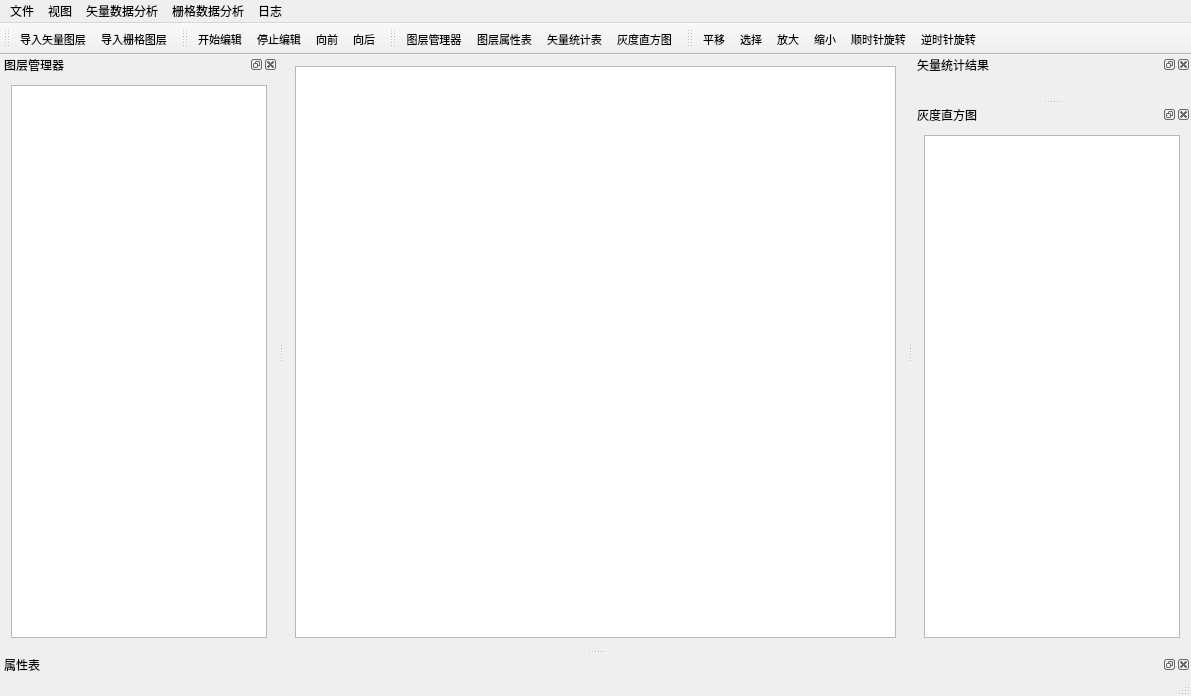
<?xml version="1.0" encoding="UTF-8"?>
<ui version="4.0">
 <class>MyGISClass</class>
 <widget class="QMainWindow" name="MyGISClass">
  <property name="geometry">
   <rect>
    <x>0</x>
    <y>0</y>
    <width>1191</width>
    <height>696</height>
   </rect>
  </property>
  <property name="windowTitle">
   <string>MyGIS</string>
  </property>
  <property name="windowIcon">
   <iconset resource="MyGIS.qrc">
    <normaloff>:/MyGIS/icons/地球.png</normaloff>:/MyGIS/icons/地球.png</iconset>
  </property>
  <widget class="QWidget" name="centralWidget">
   <layout class="QGridLayout" name="gridLayout_2">
    <item row="0" column="0">
     <widget class="MyGraphicsView" name="graphicsView"/>
    </item>
   </layout>
  </widget>
  <widget class="QMenuBar" name="menuBar">
   <property name="geometry">
    <rect>
     <x>0</x>
     <y>0</y>
     <width>1191</width>
     <height>26</height>
    </rect>
   </property>
   <widget class="QMenu" name="menu">
    <property name="title">
     <string>文件</string>
    </property>
    <addaction name="action_Shapefile"/>
    <addaction name="action_GeoJSON"/>
    <addaction name="action_WKT"/>
    <addaction name="separator"/>
    <addaction name="action_Raster"/>
    <addaction name="action_SBRD"/>
    <addaction name="separator"/>
    <addaction name="actionOpenProject"/>
    <addaction name="actionSaveProject"/>
    <addaction name="separator"/>
    <addaction name="actionScsv"/>
    <addaction name="actionSdb"/>
   </widget>
   <widget class="QMenu" name="menu_2">
    <property name="title">
     <string>视图</string>
    </property>
    <addaction name="actionLayerManager"/>
    <addaction name="actionStatisticView"/>
    <addaction name="actionHistogramView"/>
    <addaction name="actionAttributesView"/>
   </widget>
   <widget class="QMenu" name="menu_5">
    <property name="title">
     <string>栅格数据分析</string>
    </property>
    <addaction name="actionColorDisplay"/>
    <addaction name="actionHistogram"/>
    <addaction name="actionMask"/>
    <addaction name="actionNeighbor"/>
   </widget>
   <widget class="QMenu" name="menu_6">
    <property name="title">
     <string>矢量数据分析</string>
    </property>
    <addaction name="actionConvexHull"/>
    <addaction name="actionBuffer"/>
    <addaction name="actionDelaunay"/>
    <addaction name="separator"/>
    <addaction name="actionStatistic"/>
   </widget>
   <widget class="QMenu" name="menu_3">
    <property name="title">
     <string>日志</string>
    </property>
   </widget>
   <addaction name="menu"/>
   <addaction name="menu_2"/>
   <addaction name="menu_6"/>
   <addaction name="menu_5"/>
   <addaction name="menu_3"/>
  </widget>
  <widget class="QToolBar" name="mainToolBar">
   <property name="font">
    <font>
     <family>微软雅黑</family>
     <pointsize>8</pointsize>
     <weight>50</weight>
     <bold>false</bold>
    </font>
   </property>
   <property name="toolButtonStyle">
    <enum>Qt::ToolButtonTextUnderIcon</enum>
   </property>
   <attribute name="toolBarArea">
    <enum>TopToolBarArea</enum>
   </attribute>
   <attribute name="toolBarBreak">
    <bool>false</bool>
   </attribute>
   <addaction name="actionVectorLayer"/>
   <addaction name="actionRasterLayer"/>
  </widget>
  <widget class="QStatusBar" name="statusBar"/>
  <widget class="QDockWidget" name="dockWidget">
   <property name="windowTitle">
    <string>图层管理器</string>
   </property>
   <attribute name="dockWidgetArea">
    <number>1</number>
   </attribute>
   <widget class="QWidget" name="dockWidgetContents">
    <layout class="QGridLayout" name="gridLayout">
     <item row="0" column="0">
      <widget class="MyTreeView" name="treeView">
       <property name="font">
        <font>
         <family>微软雅黑</family>
         <pointsize>10</pointsize>
         <weight>75</weight>
         <bold>true</bold>
        </font>
       </property>
      </widget>
     </item>
    </layout>
   </widget>
  </widget>
  <widget class="QDockWidget" name="dockWidget_2">
   <property name="windowTitle">
    <string>属性表</string>
   </property>
   <attribute name="dockWidgetArea">
    <number>8</number>
   </attribute>
   <widget class="QWidget" name="dockWidgetContents_2"/>
  </widget>
  <widget class="QDockWidget" name="dockWidget_3">
   <property name="windowTitle">
    <string>矢量统计结果</string>
   </property>
   <attribute name="dockWidgetArea">
    <number>2</number>
   </attribute>
   <widget class="QWidget" name="dockWidgetContents_3"/>
  </widget>
  <widget class="QDockWidget" name="dockWidget_4">
   <property name="windowTitle">
    <string>灰度直方图</string>
   </property>
   <attribute name="dockWidgetArea">
    <number>2</number>
   </attribute>
   <widget class="QWidget" name="dockWidgetContents_4">
    <layout class="QGridLayout" name="gridLayout_3">
     <item row="0" column="0">
      <widget class="QGraphicsView" name="graphicsView_2"/>
     </item>
    </layout>
   </widget>
  </widget>
  <widget class="QToolBar" name="toolBar">
   <property name="font">
    <font>
     <family>微软雅黑</family>
     <pointsize>8</pointsize>
    </font>
   </property>
   <property name="windowTitle">
    <string>toolBar</string>
   </property>
   <property name="toolButtonStyle">
    <enum>Qt::ToolButtonTextUnderIcon</enum>
   </property>
   <attribute name="toolBarArea">
    <enum>TopToolBarArea</enum>
   </attribute>
   <attribute name="toolBarBreak">
    <bool>false</bool>
   </attribute>
   <addaction name="actionStartEditing"/>
   <addaction name="actionStopEditing"/>
   <addaction name="actionForward"/>
   <addaction name="actionBackward"/>
  </widget>
  <widget class="QToolBar" name="toolBar_2">
   <property name="font">
    <font>
     <family>微软雅黑</family>
     <pointsize>8</pointsize>
    </font>
   </property>
   <property name="windowTitle">
    <string>toolBar_2</string>
   </property>
   <property name="toolButtonStyle">
    <enum>Qt::ToolButtonTextUnderIcon</enum>
   </property>
   <attribute name="toolBarArea">
    <enum>TopToolBarArea</enum>
   </attribute>
   <attribute name="toolBarBreak">
    <bool>false</bool>
   </attribute>
   <addaction name="actionLayerManager"/>
   <addaction name="actionAttributesView"/>
   <addaction name="actionStatisticView"/>
   <addaction name="actionHistogramView"/>
  </widget>
  <widget class="QToolBar" name="toolBar_3">
   <property name="font">
    <font>
     <family>微软雅黑</family>
     <pointsize>8</pointsize>
    </font>
   </property>
   <property name="windowTitle">
    <string>toolBar_3</string>
   </property>
   <property name="toolButtonStyle">
    <enum>Qt::ToolButtonTextUnderIcon</enum>
   </property>
   <attribute name="toolBarArea">
    <enum>TopToolBarArea</enum>
   </attribute>
   <attribute name="toolBarBreak">
    <bool>false</bool>
   </attribute>
   <addaction name="actionPan"/>
   <addaction name="actionSelect"/>
   <addaction name="actionZoomIn"/>
   <addaction name="actionZoomOut"/>
   <addaction name="actionLeftRotate"/>
   <addaction name="actionRightRotate"/>
  </widget>
  <action name="actionVectorLayer">
   <property name="icon">
    <iconset resource="MyGIS.qrc">
     <normaloff>:/MyGIS/icons/打开文档.png</normaloff>:/MyGIS/icons/打开文档.png</iconset>
   </property>
   <property name="text">
    <string>导入矢量图层</string>
   </property>
  </action>
  <action name="actionRasterLayer">
   <property name="icon">
    <iconset resource="MyGIS.qrc">
     <normaloff>:/MyGIS/icons/打开文档.png</normaloff>:/MyGIS/icons/打开文档.png</iconset>
   </property>
   <property name="text">
    <string>导入栅格图层</string>
   </property>
   <property name="statusTip">
    <string/>
   </property>
  </action>
  <action name="actionStartEditing">
   <property name="icon">
    <iconset resource="MyGIS.qrc">
     <normaloff>:/MyGIS/icons/执行.png</normaloff>:/MyGIS/icons/执行.png</iconset>
   </property>
   <property name="text">
    <string>开始编辑</string>
   </property>
  </action>
  <action name="actionStopEditing">
   <property name="icon">
    <iconset resource="MyGIS.qrc">
     <normaloff>:/MyGIS/icons/取消.png</normaloff>:/MyGIS/icons/取消.png</iconset>
   </property>
   <property name="text">
    <string>停止编辑</string>
   </property>
  </action>
  <action name="actionLayerManager">
   <property name="icon">
    <iconset resource="MyGIS.qrc">
     <normaloff>:/MyGIS/icons/图层控制.png</normaloff>:/MyGIS/icons/图层控制.png</iconset>
   </property>
   <property name="text">
    <string>图层管理器</string>
   </property>
  </action>
  <action name="actionConvexHull">
   <property name="icon">
    <iconset resource="MyGIS.qrc">
     <normaloff>:/MyGIS/icons/凸包.png</normaloff>:/MyGIS/icons/凸包.png</iconset>
   </property>
   <property name="text">
    <string>凸包计算</string>
   </property>
  </action>
  <action name="actionBuffer">
   <property name="icon">
    <iconset resource="MyGIS.qrc">
     <normaloff>:/MyGIS/icons/缓冲区.png</normaloff>:/MyGIS/icons/缓冲区.png</iconset>
   </property>
   <property name="text">
    <string>缓冲区计算</string>
   </property>
  </action>
  <action name="actionStatistic">
   <property name="icon">
    <iconset resource="MyGIS.qrc">
     <normaloff>:/MyGIS/icons/统计.png</normaloff>:/MyGIS/icons/统计.png</iconset>
   </property>
   <property name="text">
    <string>统计矢量要素</string>
   </property>
  </action>
  <action name="actionHistogram">
   <property name="icon">
    <iconset resource="MyGIS.qrc">
     <normaloff>:/MyGIS/icons/直方图.png</normaloff>:/MyGIS/icons/直方图.png</iconset>
   </property>
   <property name="text">
    <string>灰度直方图</string>
   </property>
  </action>
  <action name="actionMask">
   <property name="icon">
    <iconset resource="MyGIS.qrc">
     <normaloff>:/MyGIS/icons/影像专题图切图.png</normaloff>:/MyGIS/icons/影像专题图切图.png</iconset>
   </property>
   <property name="text">
    <string>按掩膜提取</string>
   </property>
  </action>
  <action name="actionNeighbor">
   <property name="icon">
    <iconset resource="MyGIS.qrc">
     <normaloff>:/MyGIS/icons/栅格分析.png</normaloff>:/MyGIS/icons/栅格分析.png</iconset>
   </property>
   <property name="text">
    <string>邻域统计</string>
   </property>
  </action>
  <action name="actionColorDisplay">
   <property name="icon">
    <iconset resource="MyGIS.qrc">
     <normaloff>:/MyGIS/icons/颜色通道.png</normaloff>:/MyGIS/icons/颜色通道.png</iconset>
   </property>
   <property name="text">
    <string>真假色显示</string>
   </property>
  </action>
  <action name="actionForward">
   <property name="icon">
    <iconset resource="MyGIS.qrc">
     <normaloff>:/MyGIS/icons/减速.png</normaloff>:/MyGIS/icons/减速.png</iconset>
   </property>
   <property name="text">
    <string>向前</string>
   </property>
  </action>
  <action name="actionBackward">
   <property name="icon">
    <iconset resource="MyGIS.qrc">
     <normaloff>:/MyGIS/icons/加速.png</normaloff>:/MyGIS/icons/加速.png</iconset>
   </property>
   <property name="text">
    <string>向后</string>
   </property>
  </action>
  <action name="actionStatisticView">
   <property name="icon">
    <iconset resource="MyGIS.qrc">
     <normaloff>:/MyGIS/icons/统计.png</normaloff>:/MyGIS/icons/统计.png</iconset>
   </property>
   <property name="text">
    <string>矢量统计表</string>
   </property>
  </action>
  <action name="actionHistogramView">
   <property name="icon">
    <iconset resource="MyGIS.qrc">
     <normaloff>:/MyGIS/icons/直方图.png</normaloff>:/MyGIS/icons/直方图.png</iconset>
   </property>
   <property name="text">
    <string>灰度直方图</string>
   </property>
  </action>
  <action name="actionAttributesView">
   <property name="icon">
    <iconset resource="MyGIS.qrc">
     <normaloff>:/MyGIS/icons/属性表.png</normaloff>:/MyGIS/icons/属性表.png</iconset>
   </property>
   <property name="text">
    <string>图层属性表</string>
   </property>
  </action>
  <action name="action_Shapefile">
   <property name="icon">
    <iconset resource="MyGIS.qrc">
     <normaloff>:/MyGIS/icons/添加数据.png</normaloff>:/MyGIS/icons/添加数据.png</iconset>
   </property>
   <property name="text">
    <string>导入Shapefile</string>
   </property>
  </action>
  <action name="action_WKT">
   <property name="icon">
    <iconset resource="MyGIS.qrc">
     <normaloff>:/MyGIS/icons/添加数据.png</normaloff>:/MyGIS/icons/添加数据.png</iconset>
   </property>
   <property name="text">
    <string>导入WKT</string>
   </property>
  </action>
  <action name="action_GeoJSON">
   <property name="icon">
    <iconset resource="MyGIS.qrc">
     <normaloff>:/MyGIS/icons/添加数据.png</normaloff>:/MyGIS/icons/添加数据.png</iconset>
   </property>
   <property name="text">
    <string>导入GeoJSON</string>
   </property>
  </action>
  <action name="action_Raster">
   <property name="icon">
    <iconset resource="MyGIS.qrc">
     <normaloff>:/MyGIS/icons/添加数据.png</normaloff>:/MyGIS/icons/添加数据.png</iconset>
   </property>
   <property name="text">
    <string>导入栅格数据</string>
   </property>
  </action>
  <action name="actionPan">
   <property name="icon">
    <iconset resource="MyGIS.qrc">
     <normaloff>:/MyGIS/icons/漫游.png</normaloff>:/MyGIS/icons/漫游.png</iconset>
   </property>
   <property name="text">
    <string>平移</string>
   </property>
  </action>
  <action name="actionSelect">
   <property name="icon">
    <iconset resource="MyGIS.qrc">
     <normaloff>:/MyGIS/icons/选择.png</normaloff>:/MyGIS/icons/选择.png</iconset>
   </property>
   <property name="text">
    <string>选择</string>
   </property>
  </action>
  <action name="actionZoomIn">
   <property name="icon">
    <iconset resource="MyGIS.qrc">
     <normaloff>:/MyGIS/icons/放大.png</normaloff>:/MyGIS/icons/放大.png</iconset>
   </property>
   <property name="text">
    <string>放大</string>
   </property>
  </action>
  <action name="actionZoomOut">
   <property name="icon">
    <iconset resource="MyGIS.qrc">
     <normaloff>:/MyGIS/icons/缩小.png</normaloff>:/MyGIS/icons/缩小.png</iconset>
   </property>
   <property name="text">
    <string>缩小</string>
   </property>
  </action>
  <action name="action_SBRD">
   <property name="icon">
    <iconset resource="MyGIS.qrc">
     <normaloff>:/MyGIS/icons/添加数据.png</normaloff>:/MyGIS/icons/添加数据.png</iconset>
   </property>
   <property name="text">
    <string>导入超大栅格</string>
   </property>
  </action>
  <action name="actionSaveProject">
   <property name="icon">
    <iconset resource="MyGIS.qrc">
     <normaloff>:/MyGIS/icons/保存.png</normaloff>:/MyGIS/icons/保存.png</iconset>
   </property>
   <property name="text">
    <string>保存工程</string>
   </property>
  </action>
  <action name="actionOpenProject">
   <property name="icon">
    <iconset resource="MyGIS.qrc">
     <normaloff>:/MyGIS/icons/打开.png</normaloff>:/MyGIS/icons/打开.png</iconset>
   </property>
   <property name="text">
    <string>打开工程</string>
   </property>
  </action>
  <action name="actionLeftRotate">
   <property name="icon">
    <iconset resource="MyGIS.qrc">
     <normaloff>:/MyGIS/icons/icon_顺时针旋转.png</normaloff>:/MyGIS/icons/icon_顺时针旋转.png</iconset>
   </property>
   <property name="text">
    <string>顺时针旋转</string>
   </property>
  </action>
  <action name="actionRightRotate">
   <property name="icon">
    <iconset resource="MyGIS.qrc">
     <normaloff>:/MyGIS/icons/icon_逆时针旋转.png</normaloff>:/MyGIS/icons/icon_逆时针旋转.png</iconset>
   </property>
   <property name="text">
    <string>逆时针旋转</string>
   </property>
  </action>
  <action name="actionScsv">
   <property name="icon">
    <iconset resource="MyGIS.qrc">
     <normaloff>:/MyGIS/icons/文本.png</normaloff>:/MyGIS/icons/文本.png</iconset>
   </property>
   <property name="text">
    <string>存储为wkt</string>
   </property>
  </action>
  <action name="actionSdb">
   <property name="icon">
    <iconset resource="MyGIS.qrc">
     <normaloff>:/MyGIS/icons/数据库,数据.png</normaloff>:/MyGIS/icons/数据库,数据.png</iconset>
   </property>
   <property name="text">
    <string>存储为数据库</string>
   </property>
  </action>
  <action name="actionDelaunay">
   <property name="icon">
    <iconset resource="MyGIS.qrc">
     <normaloff>:/MyGIS/icons/构建网络.png</normaloff>:/MyGIS/icons/构建网络.png</iconset>
   </property>
   <property name="text">
    <string>Delaunay三角网</string>
   </property>
  </action>
 </widget>
 <layoutdefault spacing="6" margin="11"/>
 <customwidgets>
  <customwidget>
   <class>MyGraphicsView</class>
   <extends>QGraphicsView</extends>
   <header>MyGraphicsView.h</header>
  </customwidget>
  <customwidget>
   <class>MyTreeView</class>
   <extends>QTreeView</extends>
   <header>MyTreeView.h</header>
  </customwidget>
 </customwidgets>
 <resources>
  <include location="MyGIS.qrc"/>
 </resources>
 <connections/>
</ui>
